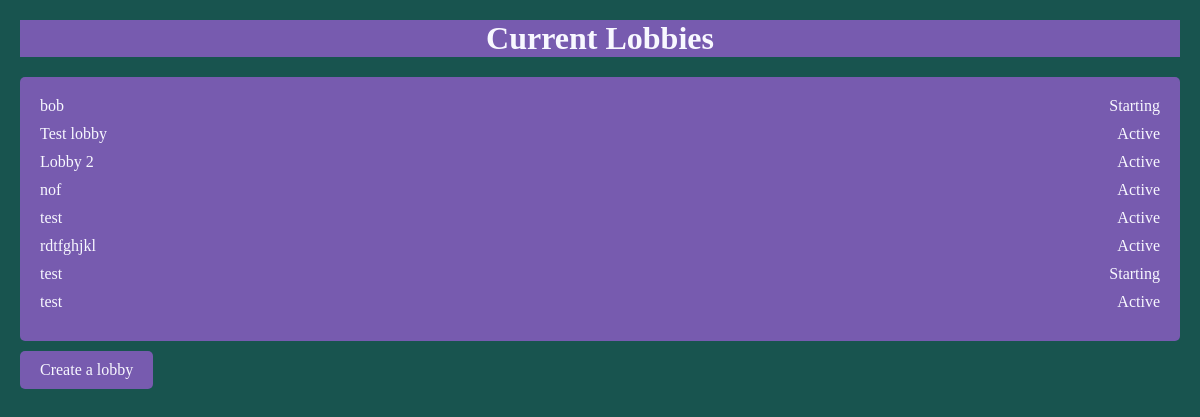
Before: /lobby/ with the older database file.
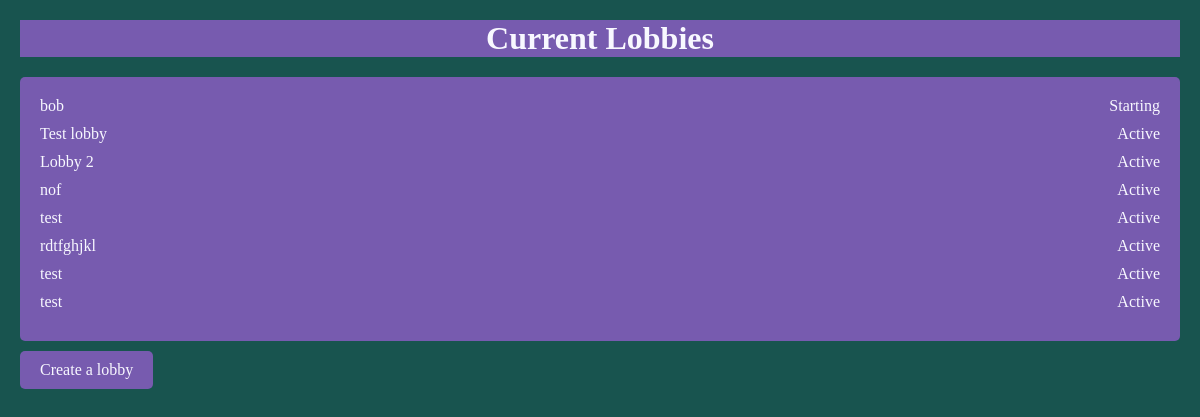
After: the same page with the newer database file.
### lobby/models.py (models this page shows)
class Lobby(models.Model):
    lobbyId = models.AutoField(primary_key=True)
    lobby_name = models.CharField(max_length=255)
    game_admin = models.ForeignKey(User, on_delete=models.CASCADE, null=True)
    game_status = models.IntegerField(choices=GAME_STATUS)
    game_cycle = models.IntegerField(choices=GAME_CYCLE, default=0)
    max_players = models.IntegerField(validators=[MaxValueValidator(16)])

### lobby/views.py (the view)
# urls.py: path('lobby/', MainLobbyView.as_view(), name='mainlobby'),
class MainLobbyView(View):
    def get(self, request):
        lobbies = Lobby.objects.all()
        return render(request, 'lobby/main.html', {'lobbies': lobbies})

### templates/lobby/main.html (shortened to what this page needs)
<!DOCTYPE html>
<html lang="en">
<head>
</head>
<body>
<h1>Current Lobbies</h1>
<ol>
    {% for l in lobbies %}
        <li>
            <a href="/lobby/{{ l.lobbyId }}/">{{ l.lobby_name }}</a>
            <span class="status"> {{ l.get_game_status_display }}</span>
        </li>
    {% endfor %}
</ol>
<a class="fonts" href="/lobby/CreateLobby/">Create a lobby</a>
</body>
</html>

Changed rows visible on the page:
changed Lobby (number 7 of 8 on the later page): game_status "Starting" → "Active"
